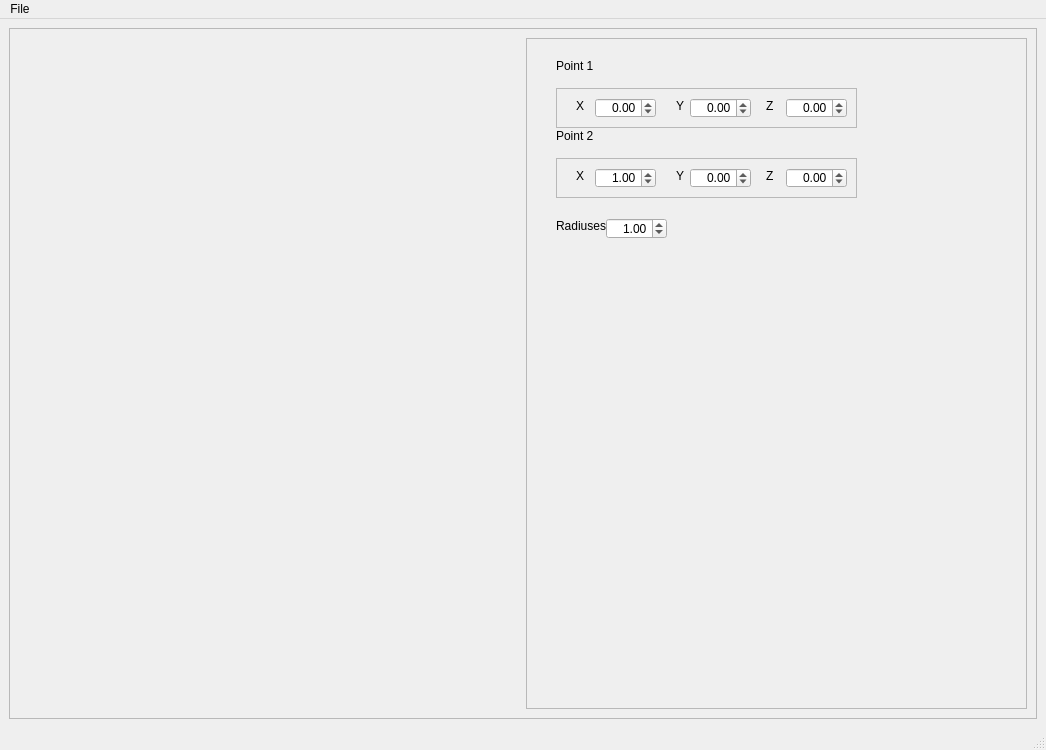
<?xml version="1.0" encoding="UTF-8"?>
<ui version="4.0">
 <class>MainWindow_SelectTwoPoints</class>
 <widget class="QMainWindow" name="MainWindow_SelectTwoPoints">
  <property name="geometry">
   <rect>
    <x>0</x>
    <y>0</y>
    <width>1046</width>
    <height>750</height>
   </rect>
  </property>
  <property name="windowTitle">
   <string>MainWindow</string>
  </property>
  <widget class="QWidget" name="centralwidget">
   <layout class="QGridLayout" name="gridLayout">
    <item row="0" column="0">
     <widget class="QFrame" name="frame">
      <property name="frameShape">
       <enum>QFrame::StyledPanel</enum>
      </property>
      <property name="frameShadow">
       <enum>QFrame::Raised</enum>
      </property>
      <layout class="QGridLayout" name="gridLayout_2">
       <item row="0" column="0">
        <widget class="QVTKWidget" name="m_pQVTKWidget" native="true">
         <property name="minimumSize">
          <size>
           <width>480</width>
           <height>540</height>
          </size>
         </property>
        </widget>
       </item>
       <item row="0" column="1">
        <widget class="QFrame" name="frame_2">
         <property name="minimumSize">
          <size>
           <width>380</width>
           <height>440</height>
          </size>
         </property>
         <property name="frameShape">
          <enum>QFrame::StyledPanel</enum>
         </property>
         <property name="frameShadow">
          <enum>QFrame::Raised</enum>
         </property>
         <widget class="QLabel" name="label">
          <property name="geometry">
           <rect>
            <x>30</x>
            <y>20</y>
            <width>71</width>
            <height>16</height>
           </rect>
          </property>
          <property name="text">
           <string>Point 1</string>
          </property>
         </widget>
         <widget class="QLabel" name="label_3">
          <property name="geometry">
           <rect>
            <x>30</x>
            <y>90</y>
            <width>71</width>
            <height>16</height>
           </rect>
          </property>
          <property name="text">
           <string>Point 2</string>
          </property>
         </widget>
         <widget class="QFrame" name="frame_3">
          <property name="geometry">
           <rect>
            <x>30</x>
            <y>50</y>
            <width>301</width>
            <height>40</height>
           </rect>
          </property>
          <property name="frameShape">
           <enum>QFrame::StyledPanel</enum>
          </property>
          <property name="frameShadow">
           <enum>QFrame::Raised</enum>
          </property>
          <widget class="QDoubleSpinBox" name="m_pDoubleSpinBoxP1X">
           <property name="geometry">
            <rect>
             <x>39</x>
             <y>10</y>
             <width>61</width>
             <height>20</height>
            </rect>
           </property>
           <property name="alignment">
            <set>Qt::AlignRight|Qt::AlignTrailing|Qt::AlignVCenter</set>
           </property>
           <property name="minimum">
            <double>-1000000000.000000000000000</double>
           </property>
           <property name="maximum">
            <double>1000000000.000000000000000</double>
           </property>
           <property name="singleStep">
            <double>0.100000000000000</double>
           </property>
          </widget>
          <widget class="QLabel" name="label_4">
           <property name="geometry">
            <rect>
             <x>20</x>
             <y>10</y>
             <width>16</width>
             <height>16</height>
            </rect>
           </property>
           <property name="text">
            <string>X</string>
           </property>
          </widget>
          <widget class="QLabel" name="label_5">
           <property name="geometry">
            <rect>
             <x>120</x>
             <y>10</y>
             <width>16</width>
             <height>16</height>
            </rect>
           </property>
           <property name="text">
            <string>Y</string>
           </property>
          </widget>
          <widget class="QLabel" name="label_6">
           <property name="geometry">
            <rect>
             <x>210</x>
             <y>10</y>
             <width>16</width>
             <height>16</height>
            </rect>
           </property>
           <property name="text">
            <string>Z</string>
           </property>
          </widget>
          <widget class="QDoubleSpinBox" name="m_pDoubleSpinBoxP1Y">
           <property name="geometry">
            <rect>
             <x>134</x>
             <y>10</y>
             <width>61</width>
             <height>20</height>
            </rect>
           </property>
           <property name="alignment">
            <set>Qt::AlignRight|Qt::AlignTrailing|Qt::AlignVCenter</set>
           </property>
           <property name="minimum">
            <double>-1000000000.000000000000000</double>
           </property>
           <property name="maximum">
            <double>1000000000.000000000000000</double>
           </property>
           <property name="singleStep">
            <double>0.100000000000000</double>
           </property>
           <property name="value">
            <double>0.000000000000000</double>
           </property>
          </widget>
          <widget class="QDoubleSpinBox" name="m_pDoubleSpinBoxP1Z">
           <property name="geometry">
            <rect>
             <x>230</x>
             <y>10</y>
             <width>61</width>
             <height>20</height>
            </rect>
           </property>
           <property name="alignment">
            <set>Qt::AlignRight|Qt::AlignTrailing|Qt::AlignVCenter</set>
           </property>
           <property name="minimum">
            <double>-1000000000.000000000000000</double>
           </property>
           <property name="maximum">
            <double>1000000000.000000000000000</double>
           </property>
           <property name="singleStep">
            <double>0.010000000000000</double>
           </property>
          </widget>
         </widget>
         <widget class="QFrame" name="frame_4">
          <property name="geometry">
           <rect>
            <x>30</x>
            <y>120</y>
            <width>301</width>
            <height>40</height>
           </rect>
          </property>
          <property name="frameShape">
           <enum>QFrame::StyledPanel</enum>
          </property>
          <property name="frameShadow">
           <enum>QFrame::Raised</enum>
          </property>
          <widget class="QDoubleSpinBox" name="m_pDoubleSpinBoxP2X">
           <property name="geometry">
            <rect>
             <x>39</x>
             <y>10</y>
             <width>61</width>
             <height>20</height>
            </rect>
           </property>
           <property name="alignment">
            <set>Qt::AlignRight|Qt::AlignTrailing|Qt::AlignVCenter</set>
           </property>
           <property name="minimum">
            <double>-1000000000.000000000000000</double>
           </property>
           <property name="maximum">
            <double>1000000000.000000000000000</double>
           </property>
           <property name="singleStep">
            <double>0.100000000000000</double>
           </property>
           <property name="value">
            <double>1.000000000000000</double>
           </property>
          </widget>
          <widget class="QLabel" name="label_10">
           <property name="geometry">
            <rect>
             <x>20</x>
             <y>10</y>
             <width>16</width>
             <height>16</height>
            </rect>
           </property>
           <property name="text">
            <string>X</string>
           </property>
          </widget>
          <widget class="QLabel" name="label_11">
           <property name="geometry">
            <rect>
             <x>120</x>
             <y>10</y>
             <width>16</width>
             <height>16</height>
            </rect>
           </property>
           <property name="text">
            <string>Y</string>
           </property>
          </widget>
          <widget class="QLabel" name="label_12">
           <property name="geometry">
            <rect>
             <x>210</x>
             <y>10</y>
             <width>16</width>
             <height>16</height>
            </rect>
           </property>
           <property name="text">
            <string>Z</string>
           </property>
          </widget>
          <widget class="QDoubleSpinBox" name="m_pDoubleSpinBoxP2Y">
           <property name="geometry">
            <rect>
             <x>134</x>
             <y>10</y>
             <width>61</width>
             <height>20</height>
            </rect>
           </property>
           <property name="alignment">
            <set>Qt::AlignRight|Qt::AlignTrailing|Qt::AlignVCenter</set>
           </property>
           <property name="minimum">
            <double>-1000000000.000000000000000</double>
           </property>
           <property name="maximum">
            <double>1000000000.000000000000000</double>
           </property>
           <property name="singleStep">
            <double>0.100000000000000</double>
           </property>
          </widget>
          <widget class="QDoubleSpinBox" name="m_pDoubleSpinBoxP2Z">
           <property name="geometry">
            <rect>
             <x>230</x>
             <y>10</y>
             <width>61</width>
             <height>20</height>
            </rect>
           </property>
           <property name="alignment">
            <set>Qt::AlignRight|Qt::AlignTrailing|Qt::AlignVCenter</set>
           </property>
           <property name="minimum">
            <double>-1000000000.000000000000000</double>
           </property>
           <property name="maximum">
            <double>1000000000.000000000000000</double>
           </property>
           <property name="singleStep">
            <double>0.100000000000000</double>
           </property>
          </widget>
         </widget>
         <widget class="QLabel" name="label_7">
          <property name="geometry">
           <rect>
            <x>30</x>
            <y>180</y>
            <width>71</width>
            <height>16</height>
           </rect>
          </property>
          <property name="text">
           <string>Radiuses</string>
          </property>
         </widget>
         <widget class="QDoubleSpinBox" name="m_pDoubleSpinBoxRadiuses">
          <property name="geometry">
           <rect>
            <x>80</x>
            <y>180</y>
            <width>61</width>
            <height>21</height>
           </rect>
          </property>
          <property name="alignment">
           <set>Qt::AlignRight|Qt::AlignTrailing|Qt::AlignVCenter</set>
          </property>
          <property name="minimum">
           <double>-1000000000.000000000000000</double>
          </property>
          <property name="maximum">
           <double>1000000000.000000000000000</double>
          </property>
          <property name="singleStep">
           <double>0.010000000000000</double>
          </property>
          <property name="value">
           <double>1.000000000000000</double>
          </property>
         </widget>
        </widget>
       </item>
      </layout>
     </widget>
    </item>
   </layout>
  </widget>
  <widget class="QMenuBar" name="menubar">
   <property name="geometry">
    <rect>
     <x>0</x>
     <y>0</y>
     <width>1046</width>
     <height>21</height>
    </rect>
   </property>
   <widget class="QMenu" name="menuFile">
    <property name="title">
     <string>File</string>
    </property>
    <addaction name="actionLoadFile"/>
    <addaction name="actionSaveFile"/>
   </widget>
   <addaction name="menuFile"/>
  </widget>
  <widget class="QStatusBar" name="statusbar"/>
  <action name="actionLoadFile">
   <property name="text">
    <string>Load File</string>
   </property>
  </action>
  <action name="actionSaveFile">
   <property name="text">
    <string>Save File</string>
   </property>
  </action>
 </widget>
 <customwidgets>
  <customwidget>
   <class>QVTKWidget</class>
   <extends>QWidget</extends>
   <header location="global">qvtkwidget.h</header>
   <container>1</container>
  </customwidget>
 </customwidgets>
 <resources/>
 <connections/>
</ui>
